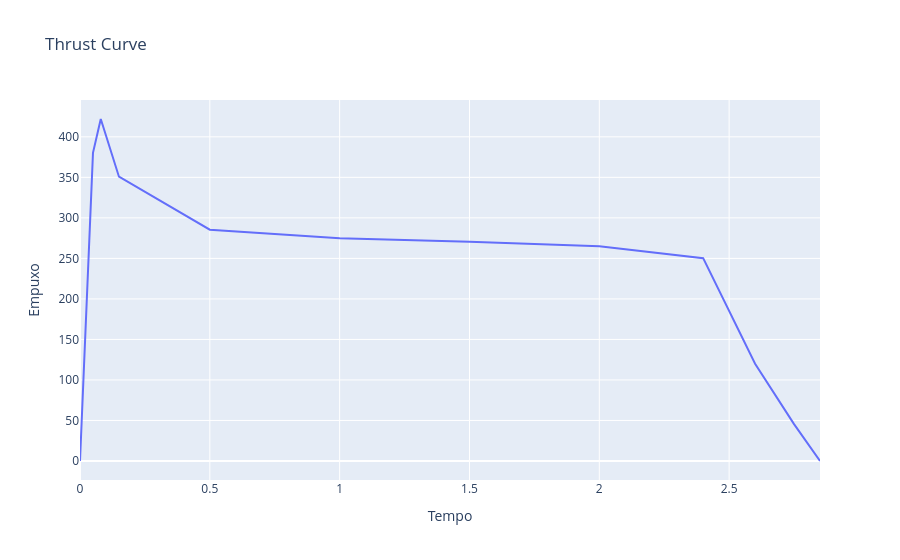

Source (notebook cell):
### Code cell
display (thrust_telemetry.columns)

for data in thrust_telemetry:
    if data != "Tempo":
        grafic1 = px.line(thrust_telemetry, x = "Tempo", y = "Empuxo", title = "Thrust Curve")
        grafic1.show()
display (thrust_telemetry)

### Figure 1 — Plotly figure (JSON) as saved in the notebook; plotly's stock layout.template omitted (floating-point values rounded to 4 significant figures)
{"data": [{"hovertemplate": "Tempo=%{x}<br>Empuxo=%{y}<extra></extra>", "legendgroup": "", "line": {"color": "#636efa", "dash": "solid"}, "marker": {"symbol": "circle"}, "mode": "lines", "name": "", "orientation": "v", "showlegend": false, "type": "scatter", "x": [0.0, 0.02, 0.05, 0.08, 0.15, 0.5, 1.0, 1.5, 2.0, 2.4, 2.6, 2.75, 2.85], "xaxis": "x", "y": [0.0, 150.5, 380.2, 422.0, 350.8, 285.4, 275.0, 270.6, 265.1, 250.3, 120.0, 45.5, 0.0], "yaxis": "y"}], "layout": {"legend": {"tracegroupgap": 0}, "title": {"text": "Thrust Curve"}, "xaxis": {"anchor": "y", "domain": [0, 1], "title": {"text": "Tempo"}}, "yaxis": {"anchor": "x", "domain": [0, 1], "title": {"text": "Empuxo"}}}}
